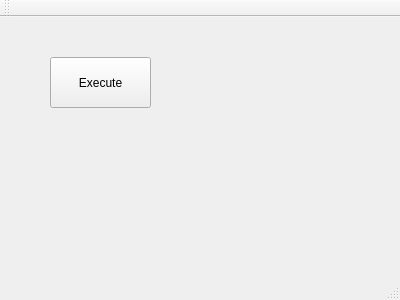
<?xml version="1.0" encoding="UTF-8"?>
<ui version="4.0">
 <class>MainWindow</class>
 <widget class="QMainWindow" name="MainWindow">
  <property name="geometry">
   <rect>
    <x>0</x>
    <y>0</y>
    <width>400</width>
    <height>300</height>
   </rect>
  </property>
  <property name="windowTitle">
   <string>MainWindow</string>
  </property>
  <widget class="QWidget" name="centralWidget">
   <widget class="QPushButton" name="pushButton">
    <property name="geometry">
     <rect>
      <x>50</x>
      <y>40</y>
      <width>101</width>
      <height>51</height>
     </rect>
    </property>
    <property name="text">
     <string>Execute</string>
    </property>
   </widget>
  </widget>
  <widget class="QMenuBar" name="menuBar">
   <property name="geometry">
    <rect>
     <x>0</x>
     <y>0</y>
     <width>400</width>
     <height>21</height>
    </rect>
   </property>
  </widget>
  <widget class="QToolBar" name="mainToolBar">
   <attribute name="toolBarArea">
    <enum>TopToolBarArea</enum>
   </attribute>
   <attribute name="toolBarBreak">
    <bool>false</bool>
   </attribute>
  </widget>
  <widget class="QStatusBar" name="statusBar"/>
 </widget>
 <layoutdefault spacing="6" margin="11"/>
 <resources/>
 <connections/>
</ui>
